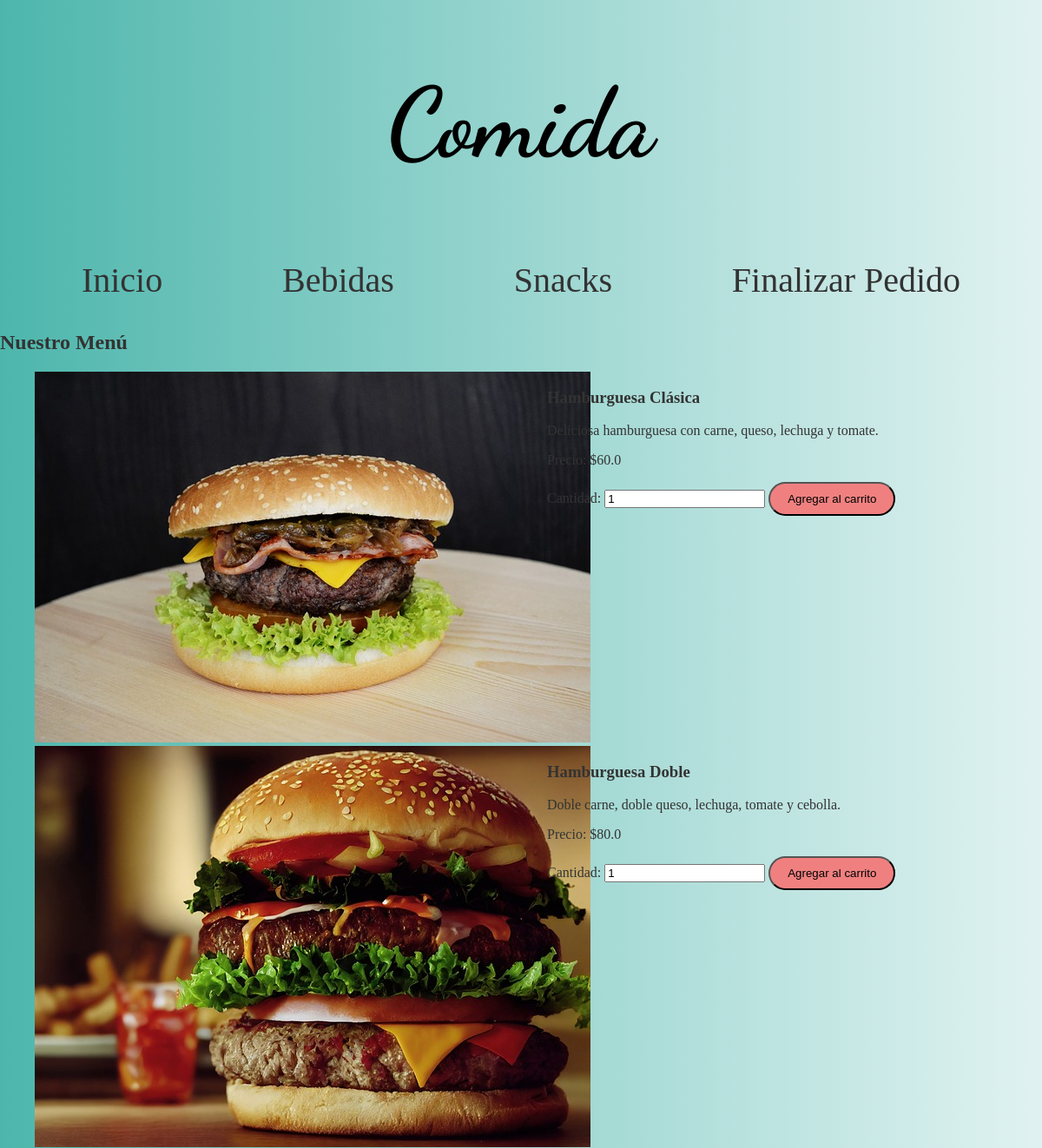
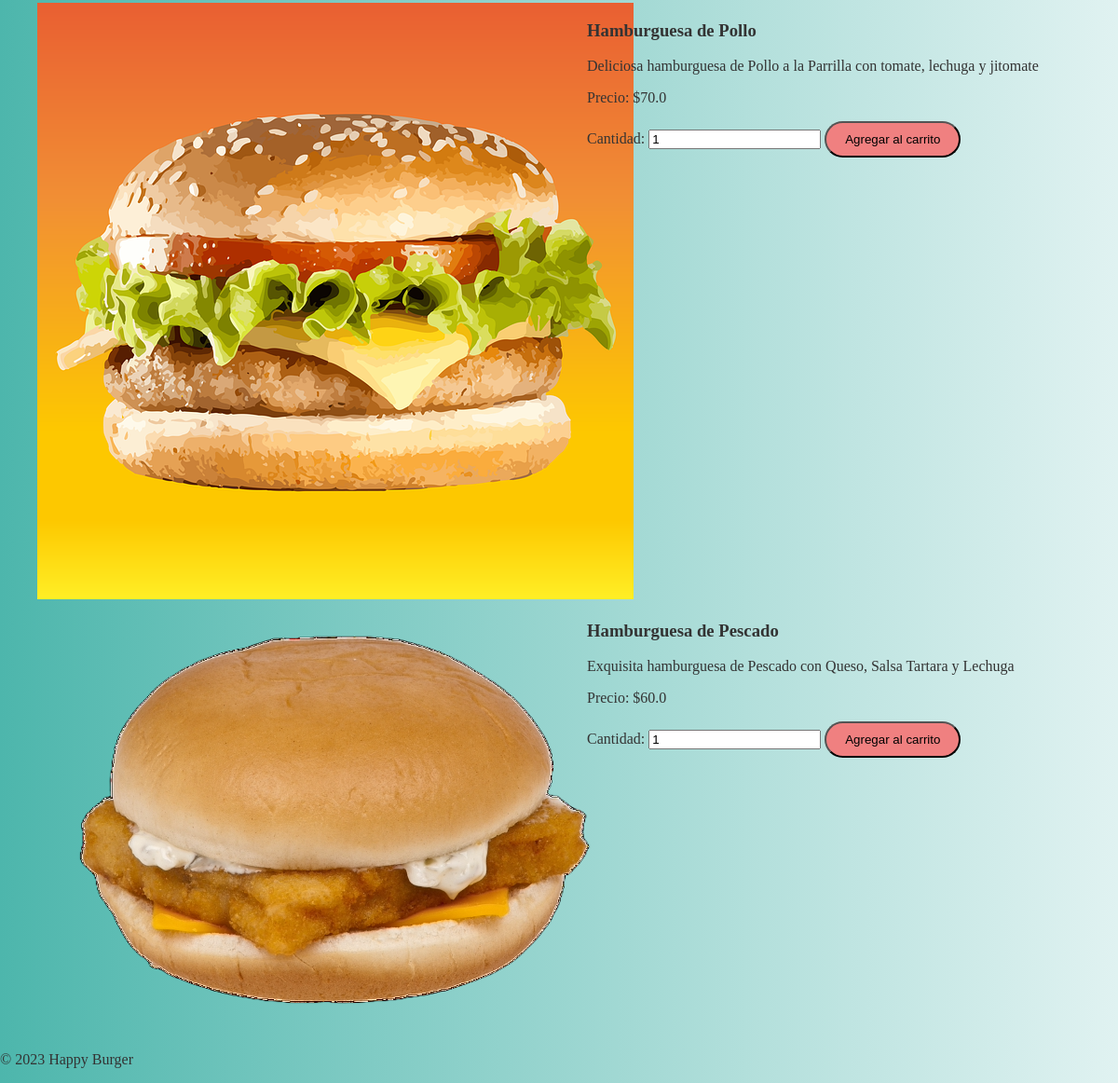
Screenshot of /comida with the database file from the repository (2 pictures, top to bottom).
### tables this page shows
CREATE TABLE productos (
            id INTEGER PRIMARY KEY AUTOINCREMENT,
            clave TEXT UNIQUE NOT NULL,
            nombre TEXT NOT NULL,
            descripcion TEXT,
            precio REAL NOT NULL,
            categoria TEXT NOT NULL
        , imagen TEXT);

### app/__init__.py (the view)
@app.route('/comida')
def comida():
    conn = get_db_connection()
    productos = conn.execute('SELECT * FROM productos WHERE categoria = "comida"').fetchall()  # Obtener productos de comida
    conn.close()
    print(productos)
    return render_template('comida.html', productos=productos)

### app/__init__.py (called while the page is built)
def get_db_connection():
    conn = sqlite3.connect(os.path.join(app.instance_path, 'happy_burger.db'))
    conn.row_factory = sqlite3.Row  # Permite acceder a los resultados por nombre de columna
    return conn

### app/templates/comida.html (shortened to what this page needs)
<!DOCTYPE html>
<html lang="en">
<head>
    <link rel="stylesheet" href= "{{ url_for('static', filename='styles.css') }}">
</head>
<body>
    <header>
        <h1>Comida</h1>
        <nav>
            <ul>
                <li><a href="{{ url_for('index') }}">Inicio</a></li>
                <li><a href="{{ url_for('bebidas') }}">Bebidas</a></li>
                <li><a href="{{ url_for('snacks') }}">Snacks</a></li>
                <li><a href="{{ url_for('finalizar_pedido') }}">Finalizar Pedido</a></li>
            </ul>
        </nav>
    </header>
    <main>
        <section id="menu-comida">
            <h2>Nuestro Menú</h2>
            <ul>
                {% for producto in productos %}
                <li {% if loop.first %}class="primer-producto"{% endif %}>
                    <div class="imagen-producto">
                        {% if producto.imagen %}
                            <img src="{{ url_for('static', filename='imagenes_productos/' + producto.imagen) }}" alt="{{ producto.nombre }}">
                        {% else %}
                            <img src="{{ url_for('static', filename='imagen_no_disponible.jpg') }}" alt="Imagen no disponible">
                        {% endif %}
                    </div>
                    <div class="descripcion-producto">
                        <h3>{{ producto.nombre }}</h3>
                        <p>{{ producto.descripcion }}</p>
                        <p>Precio: ${{ producto.precio }}</p>
                        <label for="cantidad-{{ producto.clave }}">Cantidad:</label>
                        <input type="number" id="cantidad-{{ producto.clave }}" value="1" min="1">
                        <button onclick="agregarAlCarrito('{{ producto.clave }}')">Agregar al carrito</button>
                    </div>
                </li>
                {% endfor %}
            </ul>
        </section>
    </main>
    <footer>
        <p>&copy; 2023 Happy Burger</p>
    </footer>
</body>
</html>

### app/static/styles.css (style rules this page uses)
body { background-image: linear-gradient(to left, #e0f2f1, #b2dfdb, #80cbc4, #4db6ac); font-family: 'Open Sans' sans-serif; margin: 0; padding: 0; color: #333; }
h1 { font-family: 'Dancing Script', cursive; text-align: center; font-size: 7em; color: rgb(0, 0, 0); }
a { font-size: 2.5em; color: #333; text-decoration: none; border-radius: 10px; }
button { background-color: lightcoral; color: black; border-radius: 20px; padding: 10px 20px; cursor: pointer; }
nav ul { display: flex; justify-content: space-around; list-style: none; padding: 15px 20px; margin: 5px; border-radius: 10px; }
nav li { flex-grow: 1; text-align: center; }
.imagen-producto { width: 100%; height: auto; }
#menu-comida li, #menu-bebidas li, #menu-snacks li { display: grid; grid-template-columns: repeat(auto-fit, minmax(250px, 1fr)); gap: 20px; }

### rows the page displays
productos: imagen (picture), nombre "Hamburguesa Clásica", descripcion "Deliciosa hamburguesa con carne, queso, lechuga y tomate.", precio "60.0"
productos: imagen (picture), nombre "Hamburguesa Doble", descripcion "Doble carne, doble queso, lechuga, tomate y cebolla.", precio "80.0"
productos: imagen (picture), nombre "Hamburguesa de Pollo", descripcion "Deliciosa hamburguesa de Pollo a la Parrilla con tomate, lechuga y jitomate", precio "70.0"
productos: imagen (picture), nombre "Hamburguesa de Pescado", descripcion "Exquisita hamburguesa de Pescado con Queso, Salsa Tartara y Lechuga", precio "60.0"
